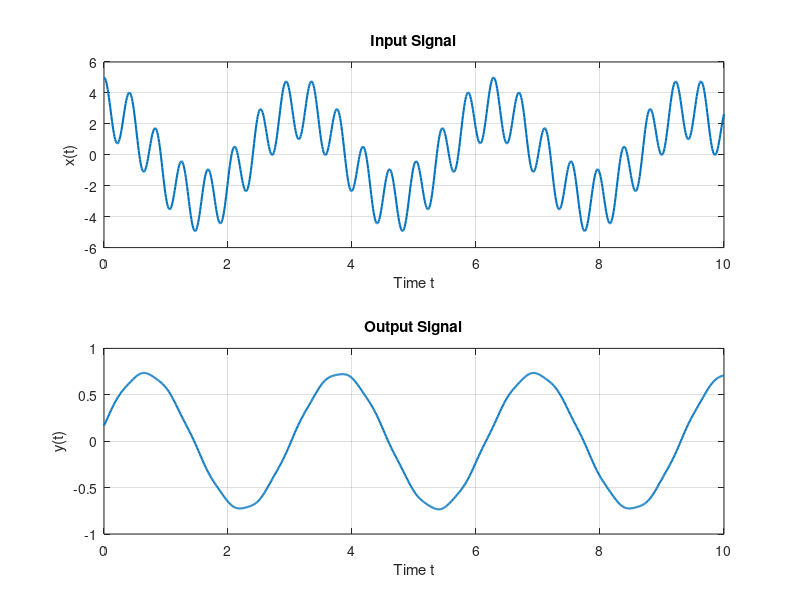

Write the MATLAB code that produced this figure.
clc;
clear;
close all;

%% ====================================
% Time vector
%% ====================================

t = 0:0.01:10;

%% ====================================
% Input signal
%% ====================================

x = 3*cos(2*t) + 2*cos(15*t);

%% ====================================
% Frequency response function
%% ====================================

H = @(w) 1 ./ ((1i*w).^2 + 2*1i*w + 5);

%% ====================================
% Evaluate at w = 2
%% ====================================

H2 = H(2);

A2 = abs(H2);

phi2 = angle(H2);

%% ====================================
% Evaluate at w = 15
%% ====================================

H15 = H(15);

A15 = abs(H15);

phi15 = angle(H15);

%% ====================================
% Output signal
%% ====================================

y = 3*A2*cos(2*t + phi2) + ...
    2*A15*cos(15*t + phi15);

%% ====================================
% Plotting
%% ====================================

figure;

%% Input
subplot(2,1,1);

plot(t, x, 'LineWidth',1.5);

grid on;

xlabel('Time t');

ylabel('x(t)');

title('Input Signal');

%% Output
subplot(2,1,2);

plot(t, y, 'LineWidth',1.5);

grid on;

xlabel('Time t');

ylabel('y(t)');

title('Output Signal');

%% ====================================
% Display values
%% ====================================

fprintf('At w = 2 rad/s:\n');
fprintf('|H(j2)| = %.4f\n', A2);
fprintf('Phase = %.4f rad\n\n', phi2);

fprintf('At w = 15 rad/s:\n');
fprintf('|H(j15)| = %.4f\n', A15);
fprintf('Phase = %.4f rad\n', phi15);
